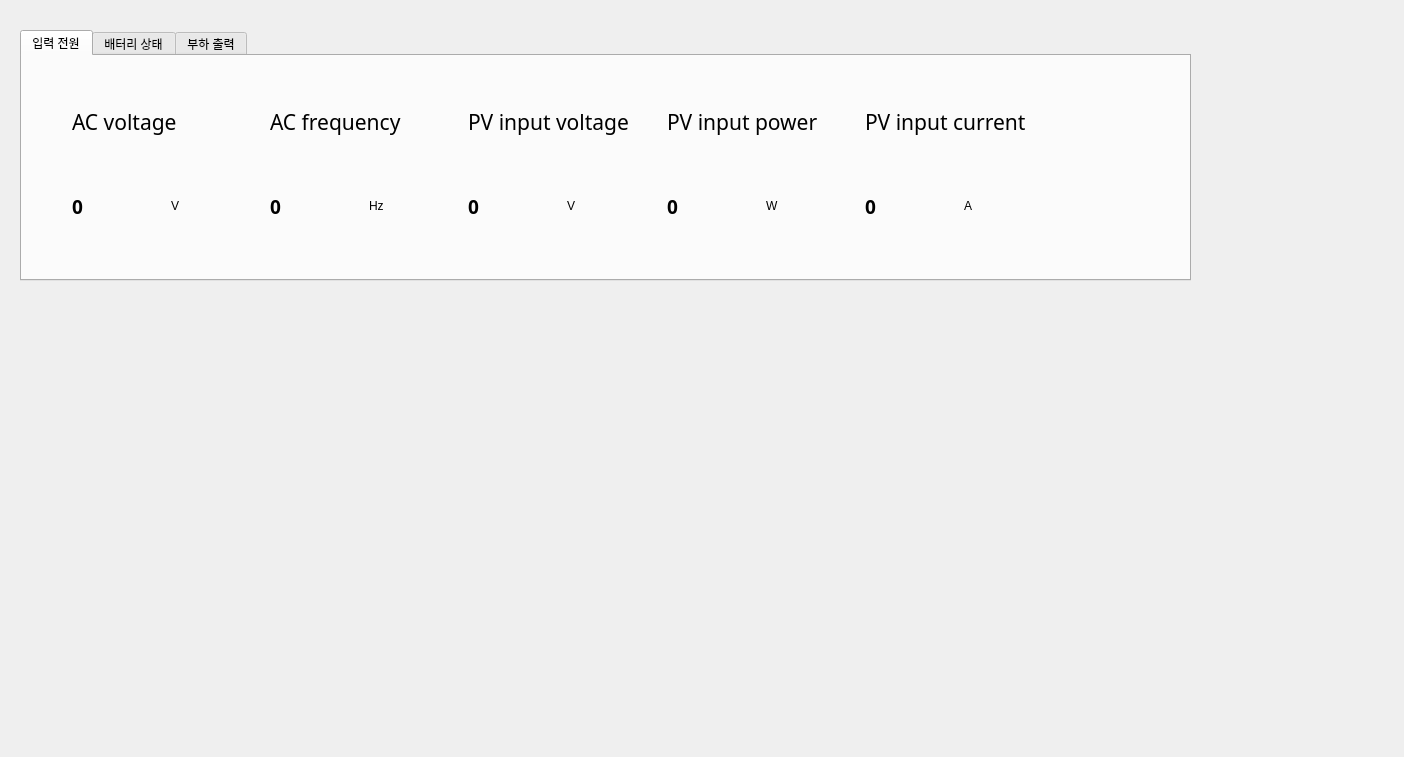
<?xml version="1.0" encoding="UTF-8"?>
<ui version="4.0">
 <class>Dialog</class>
 <widget class="QDialog" name="Dialog">
  <property name="geometry">
   <rect>
    <x>0</x>
    <y>0</y>
    <width>1404</width>
    <height>757</height>
   </rect>
  </property>
  <property name="windowTitle">
   <string>Dialog</string>
  </property>
  <widget class="QTabWidget" name="tabWidget">
   <property name="geometry">
    <rect>
     <x>20</x>
     <y>30</y>
     <width>1171</width>
     <height>251</height>
    </rect>
   </property>
   <property name="currentIndex">
    <number>0</number>
   </property>
   <widget class="QWidget" name="tab">
    <attribute name="title">
     <string>입력 전원</string>
    </attribute>
    <widget class="QWidget" name="horizontalLayoutWidget">
     <property name="geometry">
      <rect>
       <x>50</x>
       <y>30</y>
       <width>971</width>
       <height>71</height>
      </rect>
     </property>
     <layout class="QHBoxLayout" name="horizontalLayout">
      <property name="spacing">
       <number>20</number>
      </property>
      <item>
       <widget class="QLabel" name="label_3">
        <property name="font">
         <font>
          <family>맑은 고딕</family>
          <pointsize>16</pointsize>
         </font>
        </property>
        <property name="text">
         <string>AC voltage</string>
        </property>
       </widget>
      </item>
      <item>
       <widget class="QLabel" name="label_21">
        <property name="font">
         <font>
          <family>맑은 고딕</family>
          <pointsize>16</pointsize>
         </font>
        </property>
        <property name="text">
         <string>AC frequency</string>
        </property>
       </widget>
      </item>
      <item>
       <widget class="QLabel" name="label_22">
        <property name="font">
         <font>
          <family>맑은 고딕</family>
          <pointsize>16</pointsize>
         </font>
        </property>
        <property name="text">
         <string>PV input voltage</string>
        </property>
       </widget>
      </item>
      <item>
       <widget class="QLabel" name="label_23">
        <property name="font">
         <font>
          <family>맑은 고딕</family>
          <pointsize>16</pointsize>
         </font>
        </property>
        <property name="text">
         <string>PV input power</string>
        </property>
       </widget>
      </item>
      <item>
       <widget class="QLabel" name="label_24">
        <property name="font">
         <font>
          <family>맑은 고딕</family>
          <pointsize>16</pointsize>
         </font>
        </property>
        <property name="text">
         <string>PV input current</string>
        </property>
       </widget>
      </item>
     </layout>
    </widget>
    <widget class="QWidget" name="horizontalLayoutWidget_2">
     <property name="geometry">
      <rect>
       <x>50</x>
       <y>110</y>
       <width>971</width>
       <height>80</height>
      </rect>
     </property>
     <layout class="QHBoxLayout" name="horizontalLayout_2">
      <property name="spacing">
       <number>20</number>
      </property>
      <item>
       <widget class="QLabel" name="label_14">
        <property name="font">
         <font>
          <family>맑은 고딕</family>
          <pointsize>14</pointsize>
          <weight>75</weight>
          <bold>true</bold>
         </font>
        </property>
        <property name="text">
         <string>0</string>
        </property>
        <property name="openExternalLinks">
         <bool>false</bool>
        </property>
       </widget>
      </item>
      <item>
       <widget class="QLabel" name="label_17">
        <property name="text">
         <string>V</string>
        </property>
       </widget>
      </item>
      <item>
       <widget class="QLabel" name="label_13">
        <property name="font">
         <font>
          <family>맑은 고딕</family>
          <pointsize>14</pointsize>
          <weight>75</weight>
          <bold>true</bold>
         </font>
        </property>
        <property name="text">
         <string>0</string>
        </property>
        <property name="openExternalLinks">
         <bool>false</bool>
        </property>
       </widget>
      </item>
      <item>
       <widget class="QLabel" name="label_16">
        <property name="text">
         <string>Hz</string>
        </property>
       </widget>
      </item>
      <item>
       <widget class="QLabel" name="label_12">
        <property name="font">
         <font>
          <family>맑은 고딕</family>
          <pointsize>14</pointsize>
          <weight>75</weight>
          <bold>true</bold>
         </font>
        </property>
        <property name="text">
         <string>0</string>
        </property>
        <property name="openExternalLinks">
         <bool>false</bool>
        </property>
       </widget>
      </item>
      <item>
       <widget class="QLabel" name="label_15">
        <property name="text">
         <string>V</string>
        </property>
       </widget>
      </item>
      <item>
       <widget class="QLabel" name="label_11">
        <property name="font">
         <font>
          <family>맑은 고딕</family>
          <pointsize>14</pointsize>
          <weight>75</weight>
          <bold>true</bold>
         </font>
        </property>
        <property name="text">
         <string>0</string>
        </property>
        <property name="openExternalLinks">
         <bool>false</bool>
        </property>
       </widget>
      </item>
      <item>
       <widget class="QLabel" name="label_18">
        <property name="text">
         <string>W</string>
        </property>
       </widget>
      </item>
      <item>
       <widget class="QLabel" name="label_5">
        <property name="font">
         <font>
          <family>맑은 고딕</family>
          <pointsize>14</pointsize>
          <weight>75</weight>
          <bold>true</bold>
         </font>
        </property>
        <property name="text">
         <string>0</string>
        </property>
        <property name="openExternalLinks">
         <bool>false</bool>
        </property>
       </widget>
      </item>
      <item>
       <widget class="QLabel" name="label_6">
        <property name="text">
         <string>A</string>
        </property>
       </widget>
      </item>
     </layout>
    </widget>
   </widget>
   <widget class="QWidget" name="tab_2">
    <attribute name="title">
     <string>배터리 상태</string>
    </attribute>
    <widget class="QWidget" name="horizontalLayoutWidget_3">
     <property name="geometry">
      <rect>
       <x>50</x>
       <y>30</y>
       <width>971</width>
       <height>71</height>
      </rect>
     </property>
     <layout class="QHBoxLayout" name="horizontalLayout_3">
      <property name="spacing">
       <number>20</number>
      </property>
      <item>
       <widget class="QLabel" name="label_4">
        <property name="font">
         <font>
          <family>맑은 고딕</family>
          <pointsize>16</pointsize>
         </font>
        </property>
        <property name="text">
         <string>Battery voltage</string>
        </property>
       </widget>
      </item>
      <item>
       <widget class="QLabel" name="label_25">
        <property name="font">
         <font>
          <family>맑은 고딕</family>
          <pointsize>16</pointsize>
         </font>
        </property>
        <property name="text">
         <string>Battery capacity</string>
        </property>
       </widget>
      </item>
      <item>
       <widget class="QLabel" name="label_26">
        <property name="font">
         <font>
          <family>맑은 고딕</family>
          <pointsize>16</pointsize>
         </font>
        </property>
        <property name="text">
         <string>Charging current</string>
        </property>
       </widget>
      </item>
      <item>
       <widget class="QLabel" name="label_27">
        <property name="font">
         <font>
          <family>맑은 고딕</family>
          <pointsize>16</pointsize>
         </font>
        </property>
        <property name="text">
         <string>Battery discharging current</string>
        </property>
       </widget>
      </item>
     </layout>
    </widget>
    <widget class="QWidget" name="horizontalLayoutWidget_4">
     <property name="geometry">
      <rect>
       <x>50</x>
       <y>110</y>
       <width>971</width>
       <height>80</height>
      </rect>
     </property>
     <layout class="QHBoxLayout" name="horizontalLayout_4">
      <property name="spacing">
       <number>20</number>
      </property>
      <item>
       <widget class="QLabel" name="label_19">
        <property name="font">
         <font>
          <family>맑은 고딕</family>
          <pointsize>14</pointsize>
          <weight>75</weight>
          <bold>true</bold>
         </font>
        </property>
        <property name="text">
         <string>0</string>
        </property>
        <property name="openExternalLinks">
         <bool>false</bool>
        </property>
       </widget>
      </item>
      <item>
       <widget class="QLabel" name="label_20">
        <property name="text">
         <string>V</string>
        </property>
       </widget>
      </item>
      <item>
       <widget class="QLabel" name="label_28">
        <property name="font">
         <font>
          <family>맑은 고딕</family>
          <pointsize>14</pointsize>
          <weight>75</weight>
          <bold>true</bold>
         </font>
        </property>
        <property name="text">
         <string>0</string>
        </property>
        <property name="openExternalLinks">
         <bool>false</bool>
        </property>
       </widget>
      </item>
      <item>
       <widget class="QLabel" name="label_29">
        <property name="text">
         <string>%</string>
        </property>
       </widget>
      </item>
      <item>
       <widget class="QLabel" name="label_30">
        <property name="font">
         <font>
          <family>맑은 고딕</family>
          <pointsize>14</pointsize>
          <weight>75</weight>
          <bold>true</bold>
         </font>
        </property>
        <property name="text">
         <string>0</string>
        </property>
        <property name="openExternalLinks">
         <bool>false</bool>
        </property>
       </widget>
      </item>
      <item>
       <widget class="QLabel" name="label_31">
        <property name="text">
         <string>A</string>
        </property>
       </widget>
      </item>
      <item>
       <widget class="QLabel" name="label_32">
        <property name="font">
         <font>
          <family>맑은 고딕</family>
          <pointsize>14</pointsize>
          <weight>75</weight>
          <bold>true</bold>
         </font>
        </property>
        <property name="text">
         <string>0</string>
        </property>
        <property name="openExternalLinks">
         <bool>false</bool>
        </property>
       </widget>
      </item>
      <item>
       <widget class="QLabel" name="label_33">
        <property name="text">
         <string>A</string>
        </property>
       </widget>
      </item>
     </layout>
    </widget>
   </widget>
   <widget class="QWidget" name="tab_3">
    <attribute name="title">
     <string>부하 출력</string>
    </attribute>
    <widget class="QWidget" name="horizontalLayoutWidget_5">
     <property name="geometry">
      <rect>
       <x>50</x>
       <y>30</y>
       <width>971</width>
       <height>71</height>
      </rect>
     </property>
     <layout class="QHBoxLayout" name="horizontalLayout_5">
      <property name="spacing">
       <number>20</number>
      </property>
      <item>
       <widget class="QLabel" name="label_7">
        <property name="font">
         <font>
          <family>맑은 고딕</family>
          <pointsize>16</pointsize>
         </font>
        </property>
        <property name="text">
         <string>Output voltage</string>
        </property>
       </widget>
      </item>
      <item>
       <widget class="QLabel" name="label_34">
        <property name="font">
         <font>
          <family>맑은 고딕</family>
          <pointsize>16</pointsize>
         </font>
        </property>
        <property name="text">
         <string>Output frequency</string>
        </property>
       </widget>
      </item>
      <item>
       <widget class="QLabel" name="label_35">
        <property name="font">
         <font>
          <family>맑은 고딕</family>
          <pointsize>16</pointsize>
         </font>
        </property>
        <property name="text">
         <string>Output apparent power</string>
        </property>
       </widget>
      </item>
      <item>
       <widget class="QLabel" name="label_36">
        <property name="font">
         <font>
          <family>맑은 고딕</family>
          <pointsize>16</pointsize>
         </font>
        </property>
        <property name="text">
         <string>Output active power</string>
        </property>
       </widget>
      </item>
      <item>
       <widget class="QLabel" name="label_37">
        <property name="font">
         <font>
          <family>맑은 고딕</family>
          <pointsize>16</pointsize>
         </font>
        </property>
        <property name="text">
         <string>Load percent</string>
        </property>
       </widget>
      </item>
     </layout>
    </widget>
    <widget class="QWidget" name="horizontalLayoutWidget_6">
     <property name="geometry">
      <rect>
       <x>50</x>
       <y>110</y>
       <width>971</width>
       <height>80</height>
      </rect>
     </property>
     <layout class="QHBoxLayout" name="horizontalLayout_6">
      <property name="spacing">
       <number>20</number>
      </property>
      <item>
       <widget class="QLabel" name="label_38">
        <property name="font">
         <font>
          <family>맑은 고딕</family>
          <pointsize>14</pointsize>
          <weight>75</weight>
          <bold>true</bold>
         </font>
        </property>
        <property name="text">
         <string>0</string>
        </property>
        <property name="openExternalLinks">
         <bool>false</bool>
        </property>
       </widget>
      </item>
      <item>
       <widget class="QLabel" name="label_39">
        <property name="text">
         <string>V</string>
        </property>
       </widget>
      </item>
      <item>
       <widget class="QLabel" name="label_40">
        <property name="font">
         <font>
          <family>맑은 고딕</family>
          <pointsize>14</pointsize>
          <weight>75</weight>
          <bold>true</bold>
         </font>
        </property>
        <property name="text">
         <string>0</string>
        </property>
        <property name="openExternalLinks">
         <bool>false</bool>
        </property>
       </widget>
      </item>
      <item>
       <widget class="QLabel" name="label_41">
        <property name="text">
         <string>Hz</string>
        </property>
       </widget>
      </item>
      <item>
       <widget class="QLabel" name="label_42">
        <property name="font">
         <font>
          <family>맑은 고딕</family>
          <pointsize>14</pointsize>
          <weight>75</weight>
          <bold>true</bold>
         </font>
        </property>
        <property name="text">
         <string>0</string>
        </property>
        <property name="openExternalLinks">
         <bool>false</bool>
        </property>
       </widget>
      </item>
      <item>
       <widget class="QLabel" name="label_43">
        <property name="text">
         <string>VA</string>
        </property>
       </widget>
      </item>
      <item>
       <widget class="QLabel" name="label_44">
        <property name="font">
         <font>
          <family>맑은 고딕</family>
          <pointsize>14</pointsize>
          <weight>75</weight>
          <bold>true</bold>
         </font>
        </property>
        <property name="text">
         <string>0</string>
        </property>
        <property name="openExternalLinks">
         <bool>false</bool>
        </property>
       </widget>
      </item>
      <item>
       <widget class="QLabel" name="label_45">
        <property name="text">
         <string>W</string>
        </property>
       </widget>
      </item>
      <item>
       <widget class="QLabel" name="label_8">
        <property name="font">
         <font>
          <family>맑은 고딕</family>
          <pointsize>14</pointsize>
          <weight>75</weight>
          <bold>true</bold>
         </font>
        </property>
        <property name="text">
         <string>0</string>
        </property>
        <property name="openExternalLinks">
         <bool>false</bool>
        </property>
       </widget>
      </item>
      <item>
       <widget class="QLabel" name="label_9">
        <property name="text">
         <string>%</string>
        </property>
       </widget>
      </item>
     </layout>
    </widget>
   </widget>
  </widget>
 </widget>
 <resources/>
 <connections/>
</ui>
